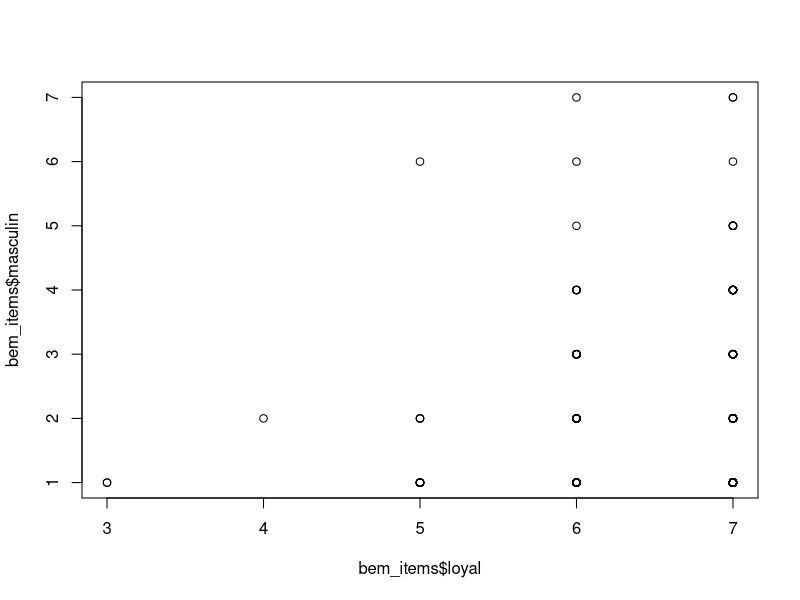
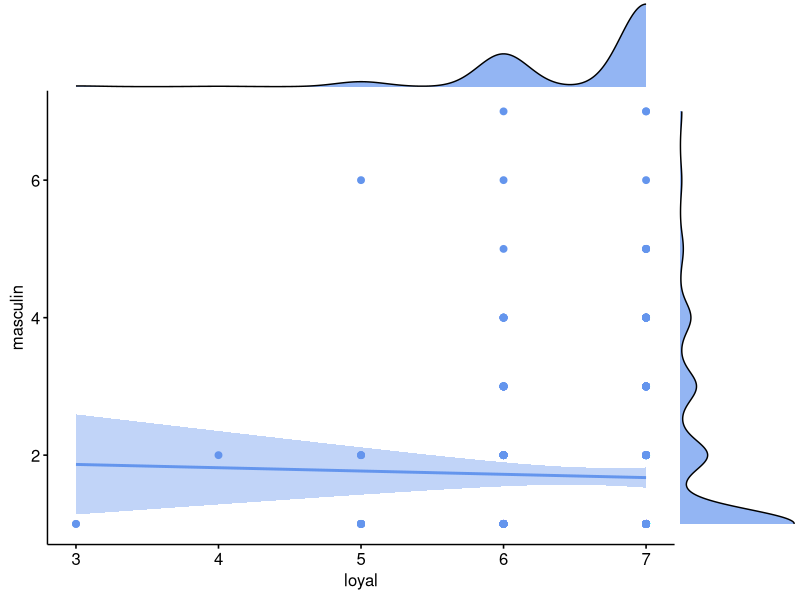
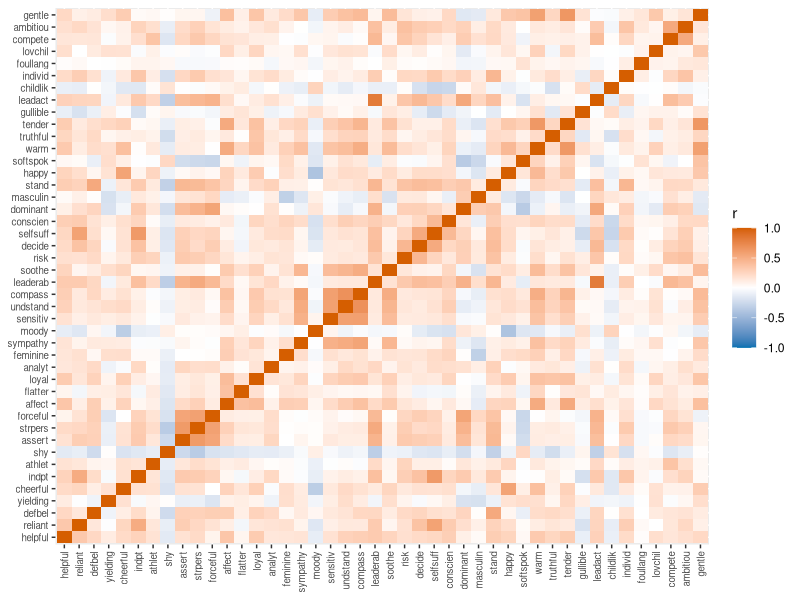
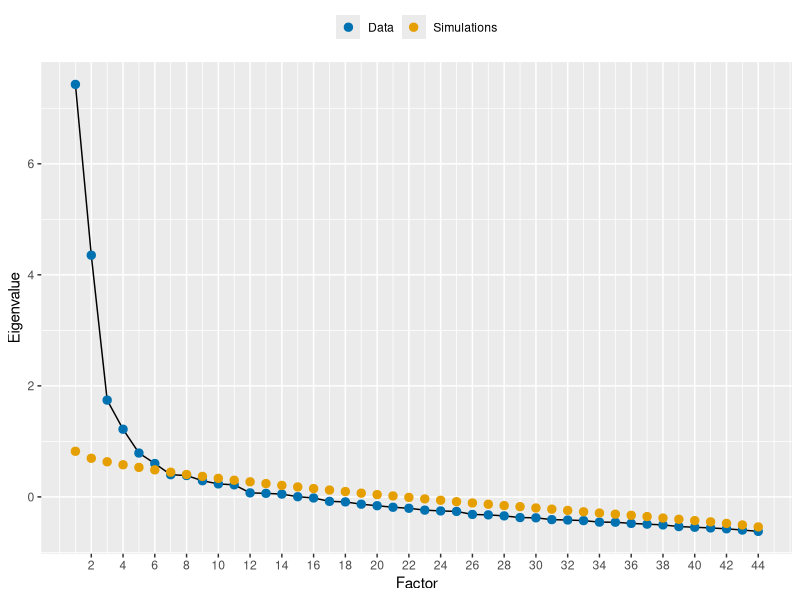
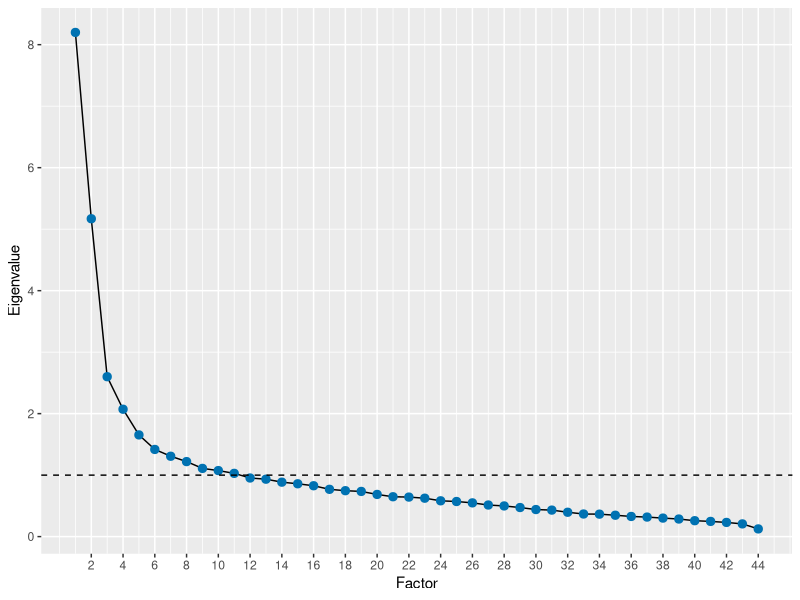

The R script that drew these images, in order:
## ---- chunk 1
library(psych)      # fa(), fa.parallel(), KMO(), cortest.bartlett(), skew()
library(knitr)      # kable() for tidy tables
library(ggpubr)  #this automatically loads the required ggplot2 package
#library(ggplot2)    # plots
## ---- chunk 2
#| echo: false
bem <- read.csv("data/bemData.csv")

dim(bem)        # 369 rows (women), 47 columns
head(bem[, 1:8])
## ---- chunk 3
items <- setdiff(names(bem), c("subno", "mah_1", "include"))
length(items)   # should be 44
## ---- chunk 4
table(bem$include)
## ---- chunk 5
bem_clean <- subset(bem, include == 1)

nrow(bem_clean)                 # 344 women remain

bem_items <- subset(bem_clean, select = items)

dim(bem_items) #344 rows and 44 columns
## ---- chunk 6
plot(bem_items$loyal,bem_items$masculin)
## ---- chunk 7
ggscatterhist(bem_items, x = "loyal", y = "masculin",
              add = "reg.line",
              conf.int = TRUE, 
              color = "cornflowerblue",
              margin.params = list(fill = "cornflowerblue"))

## ---- chunk 8
skew(bem_clean$masculin)
skew(bem_clean$loyal)
## ---- chunk 9
sum(is.na(bem_items))                 # total number of missing values across all 44 items
any(colSums(is.na(bem_items)) > 0)    # does ANY item have missing data?
## ---- chunk 10

r <- cor(bem_items)      # 44 x 44 correlation matrix
dim(r)
## ---- chunk 11

round(r[1:5, 1:5], 2)    # a peek at the top-left corner (printing all 44 columns is unwieldy)
## ---- chunk 12
range(r)
## ---- chunk 13
r_off <- r[lower.tri(r)]     # each pair of items once, without the diagonal
range(r_off)
## ---- chunk 14

#| label: q5-heatmap
#| fig-height: 7
#| fig-width: 8
#| fig-cap: "Heatmap of the correlations between the 44 items."

r_long <- as.data.frame(as.table(r))     # one row per pair of items
names(r_long) <- c("item1", "item2", "r")

ggplot(r_long, aes(x = item1, y = item2, fill = r)) +
  geom_tile() +
  scale_fill_gradient2(low = "#0072B2", mid = "white", high = "#D55E00",
                       limits = c(-1, 1)) +
  labs(x = NULL, y = NULL, fill = "r") +
  theme(axis.text.x = element_text(angle = 90, hjust = 1, vjust = 0.5, size = 7),
        axis.text.y = element_text(size = 7))
## ---- chunk 15
# 1. How many of the 946 pairs of items correlate above .3?
sum(abs(r_off) > .3)
length(r_off)

## ---- chunk 16
# 2. Bartlett's test of sphericity (it needs the correlation matrix and the sample size)
bart <- cortest.bartlett(r, n = nrow(bem_items))
bart
## ---- chunk 17
bart_table <- data.frame(
  `Chi-square` = round(bart$chisq, 2),
  df           = bart$df,
  p            = ifelse(bart$p.value < .001, "< .001", sprintf("%.3f", bart$p.value)),
  check.names  = FALSE
)

kable(bart_table, align = "ccc", caption = "Bartlett test of sphericity")

## ---- chunk 18
# 3. Kaiser-Meyer-Olkin MSA: overall, and for each item
kmo <- KMO(bem_items)
round(kmo$MSA, 2)               # overall MSA
round(sort(kmo$MSAi), 2)        # MSA for each individual item (smallest first)

## ---- chunk 19
kmo_table <- data.frame(
  Item = c("Overall", names(kmo$MSAi)),
  MSA  = sprintf("%.3f", c(kmo$MSA, kmo$MSAi))
)

kable(kmo_table, align = "lc", col.names = c("Item", "KMO (MSA)"),
      caption = "Kaiser-Meyer-Olkin measure of sampling adequacy")
## ---- chunk 20

set.seed(2024)   # the simulated data are random - this keeps the results reproducible across students and this work sheet. You wouldn't normally include this

pa <- fa.parallel(bem_items, fm = "pa", fa = "fa", n.iter = 100, plot = FALSE)

pa$nfact          # number of factors suggested by the parallel analysis
## ---- chunk 21
#| fig-cap: "Scree plot with parallel analysis: eigenvalues from the real data and from simulated random data."

n_eig <- length(pa$fa.values)

pa_plot <- data.frame(
  factor     = rep(1:n_eig, 2),
  eigenvalue = c(pa$fa.values, pa$fa.sim),
  source     = rep(c("Data", "Simulations"), each = n_eig)
)

ggplot(pa_plot, aes(x = factor, y = eigenvalue, colour = source)) +
  geom_line(data = subset(pa_plot, source == "Data"), colour = "black") +
  geom_point(size = 2.5) +
  scale_colour_manual(values = c("Data" = "#0072B2", "Simulations" = "#E69F00")) +
  scale_x_continuous(breaks = seq(2, 44, 2)) +
  labs(x = "Factor", y = "Eigenvalue", colour = NULL) +
  theme(legend.position = "top")
## ---- chunk 22
ev_full <- eigen(r)$values      # eigenvalues of the full correlation matrix

scree_data <- data.frame(factor = 1:n_eig, eigenvalue = ev_full)


ggplot(scree_data, aes(x = factor, y = eigenvalue)) +
  geom_line() +
  geom_point(size = 2.5, colour = "#0072B2") +
  geom_hline(yintercept = 1, linetype = "dashed") +
  scale_x_continuous(breaks = seq(2, 44, 2)) +
  labs(x = "Factor", y = "Eigenvalue")

sum(ev_full > 1)     # how many eigenvalues are greater than 1?
round(ev_full[1:12], 2)
## ---- chunk 23

fit <- fa(bem_items, nfactors = 4, fm = "pa", rotate = "varimax")
## ---- chunk 24
loadings_mat <- unclass(fit$loadings)               # items x factors matrix of loadings
colnames(loadings_mat) <- paste("Factor", 1:4)

# Print the rotated loadings (all of them, rounded to 2 decimal places)
round(loadings_mat, 2)
## ---- chunk 25
cutoff <- 0.4     # change this to see how the pattern changes with a different cut-off

loadings_shown <- round(loadings_mat, 2)
loadings_shown[abs(loadings_shown) < cutoff] <- NA

# Add the uniqueness (see Q9) and print
loadings_table <- data.frame(loadings_shown, Uniqueness = round(fit$uniquenesses, 2))
kable(loadings_table)
## ---- chunk 26

uniq <- round(fit$uniquenesses, 2)

sort(uniq[uniq >= 0.8], decreasing = TRUE)   # items at or above 0.8

sum(uniq > 0.8)     # strictly above 0.8
sum(uniq == 0.8)    # exactly 0.8
## ---- chunk 27

# Check for one item, "foullang" (the item with the highest uniqueness)
sum(loadings_mat["foullang", ]^2)       # communality = sum of squared loadings across the row
1 - sum(loadings_mat["foullang", ]^2)   # uniqueness
fit$uniquenesses["foullang"]            # same value, as reported by fa()
## ---- chunk 28
n_loadings <- rowSums(abs(loadings_mat) >= cutoff)   # how many factors each item loads on
complex_items <- names(n_loadings)[n_loadings > 1]

complex_items

# Show their loadings on every factor (blank = below the cut-off)
kable(loadings_table[complex_items, 1:4])

## ---- chunk 29

for (f in 1:4) {
  keep <- abs(loadings_mat[, f]) >= cutoff
  cat("Factor", f, ":", paste(names(which(keep)), collapse = ", "), "\n\n")
}
## ---- chunk 30

colnames(fit$Vaccounted) <- paste("Factor", 1:4)
round(fit$Vaccounted, 3)
## ---- chunk 31
prop_var <- fit$Vaccounted["Proportion Var", ]
